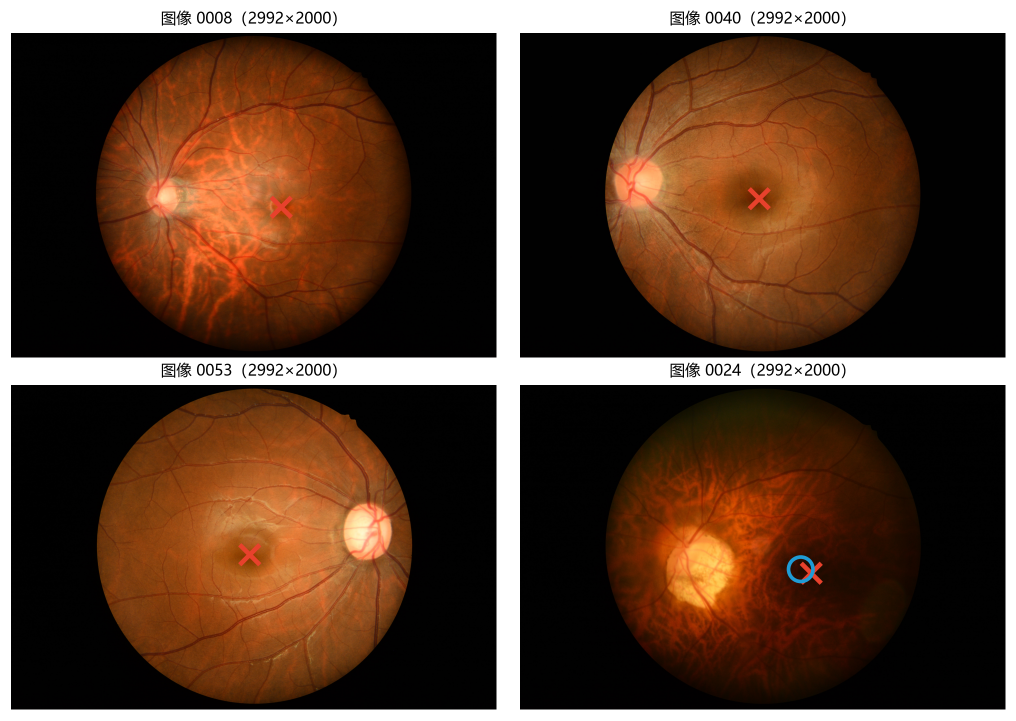
#> input picture report/figures/fig3-1_examples.png, 2032 x 1441 px, given in place of fig3-1_examples.png.jpg, which was not available (shown at 1/2 size)
$ python -i build_report_task3.py   (imports and definitions only)   (older library calls are emulated)
#> lines starting #> are read from the running program, lines starting #| are printed output that depends on the picture; after the words box and inside, x2 and y2 are one past the last pixel; in counts of white or black regions, pixels touching at a corner belong together
# -*- coding: utf-8 -*-
"""
生成《任务三：眼底黄斑中央凹定位》的实验报告（Word）。

所有数值均取自本次实验的真实产物：
  - Kaggle 训练日志（logs/v1_run.log、logs/v3_run.log）
  - 三次 OOF 逐图评测输出（results/、results2/、results3/）
  - Kaggle 排行榜提交记录（46 → 18 → 16 → 14）

未做任何虚构。图表由脚本现算现画，保证与正文数字一致。
"""

import os
import re

import matplotlib

# [1 line not run here, left out]
import matplotlib.pyplot as plt
import numpy as np
import pandas as pd
import cv2

from docx import Document
from docx.enum.table import WD_TABLE_ALIGNMENT
from docx.enum.text import WD_ALIGN_PARAGRAPH, WD_LINE_SPACING
from docx.oxml import OxmlElement
from docx.oxml.ns import qn
from docx.shared import Cm, Pt, RGBColor

HERE = os.path.dirname(os.path.dirname(os.path.abspath(__file__)))   # 仓库根目录
FIG = os.path.join(HERE, "report", "figures")
DATA = os.path.join(HERE, "raw", "detection")
OUT = os.path.join(HERE, "report", "任务三_眼底黄斑定位_实验报告_完整版.docx")
GITHUB_URL = "https://github.com/DaoTongx/fovea-localization"
# [1 line not run here, left out]

# =========================================================================== #
#  真实实验数据
# =========================================================================== #
BASE_RMSE = 146.6

VERSIONS = [
    ("v1", "整图直接回归 + MSE 热力图", "52.32", "46"),
    ("v2", "BCE + bias(−4) + warmup + 失败折重训", "—", "18"),
    ("v3", "512 输入 + 3 seed 热力图集成", "16.90", "16"),
    ("v4", "120 epoch + 增强放大", "19.77", "未提交"),
    ("v5", "v3 + 绿通道 CLAHE", "18.82", "未提交"),
    ("v6", "v3 + 640 输入（最终提交）", "23.00", "14"),
]

FOLD_RMSE = {
    "seed 42": ["9.5", "14.7", "20.5", "6.1", "24.8"],
    "seed 1234": ["8.3", "16.4", "23.0", "5.7", "24.8"],
    "seed 7": ["11.5", "17.1", "22.9", "5.6", "25.1"],
}

TRAIN_CFG = [
    ("主干网络", "ResNet18（ImageNet 预训练）", "小样本下迁移学习优于从头训练"),
    ("输入尺寸", "512×512（v3）/ 640×640（v6）", "letterbox 等比缩放 + 补黑边"),
    ("热力图分辨率", "输入尺寸 / 4", "格子步长 4 像素"),
    ("批大小", "8", "受显存与每折样本量约束"),
    ("优化器", "AdamW，权重衰减 1e-4", "解耦权重衰减"),
    ("学习率", "主干 1e-4，回归头 2e-4", "头部随机初始化，需要更大步长"),
    ("学习率调度", "5 epoch 线性 warmup + 余弦退火", "避免初期热力图饱和"),
    ("训练轮数", "80，早停 patience=30", "验证 RMSE 30 轮不降即停"),
    ("损失函数", "BCE-with-logits + 1.0×坐标 L1", "前者监督热力图，后者直接对齐指标"),
    ("数据增强", "翻转 / 旋转 ±12° / 缩放 0.85~1.15 / 平移 ±5% / 光度扰动", "几何变换与坐标同步"),
    ("集成", "5 折 × 3 seed = 15 个模型", "热力图层面平均"),
    ("推理增强", "水平翻转 TTA", "坐标按 S−1−x 还原"),
]


# =========================================================================== #
#  读日志 / 读 OOF
# =========================================================================== #
def parse_log(path):
    """解析训练日志，返回 {(mode, seed, fold): [(epoch, val_rmse), ...]}"""
#> called with path = 'logs/v1_run.log'
    segs, cur, mode = {}, None, "?"
    for ln in open(path, encoding="utf-8", errors="replace"):
        m = re.search(r"=====\s*mode\s*=\s*(\w+)", ln)
        if m:
            mode = m.group(1)
            continue
        m = re.search(r"(?:seed\s+(\d+)\s+)?fold\s+(\d+)\s+train=", ln)
        if m:
            cur = (mode, int(m.group(1) or 0), int(m.group(2)))
            segs[cur] = []
            continue
        m = re.search(r"ep\s+(\d+)/\d+\s+loss\s+([\d.]+)\s+val RMSE\s+([\d.]+)", ln)
        if m and cur is not None:
            segs[cur].append((int(m.group(1)), float(m.group(3))))
    return segs


# [1 line that did not run here, left out]
# [1 line that did not run here, left out]


def load_oof(name):
    """读取逐图评测明细；若本地有原始标注则用真实坐标，否则由 nx*w、ny*h 还原。"""
    p = os.path.join(HERE, name, "oof_detail.csv")
    d = pd.read_csv(p, dtype={"id": str})
    gt_path = os.path.join(DATA, "fovea_localization_train_GT.csv")
    if os.path.exists(gt_path):
        gt = pd.read_csv(gt_path, dtype={"data": str})
        gt["id"] = gt["data"].str.zfill(4)
        g = gt.set_index("id")
        d["w_px"] = g.loc[d.id, "Fovea_X"].values
        d["h_px"] = g.loc[d.id, "Fovea_Y"].values
    else:
        d["w_px"] = d.nx * d.w
        d["h_px"] = d.ny * d.h
    return d.sort_values("dist", ascending=False).reset_index(drop=True)


# [1 line that did not run here, left out]
# [1 line that did not run here, left out]
# [1 line that did not run here, left out]


def img_stats(i, size=512):
#> called with i = 'figures/fig3-1_examples.png', size = 512
    im = cv2.imread(os.path.join(DATA, "train", i + ".jpg"))
#> im is the input picture: shape (1441, 2032, 3); mean B, G, R 42.8, 59.7, 86.9
    h, w = im.shape[:2]
#> h = 1441; w = 2032
    s = size / max(h, w)
#> s = 0.252
    nw, nh = max(1, int(round(w * s))), max(1, int(round(h * s)))
#> nw = 512; nh = 363
    r = cv2.resize(im, (nw, nh), interpolation=cv2.INTER_AREA)
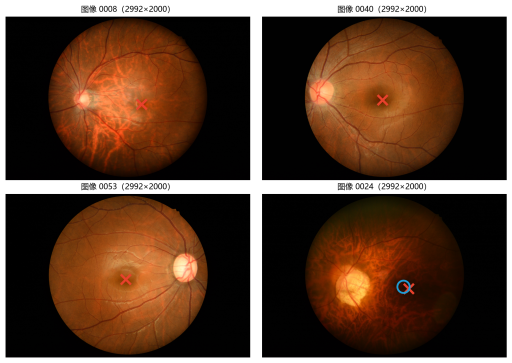
#> r: shape (363, 512, 3); mean B, G, R 42.8, 59.7, 86.9
    g = cv2.cvtColor(r, cv2.COLOR_BGR2GRAY).astype(np.float32)
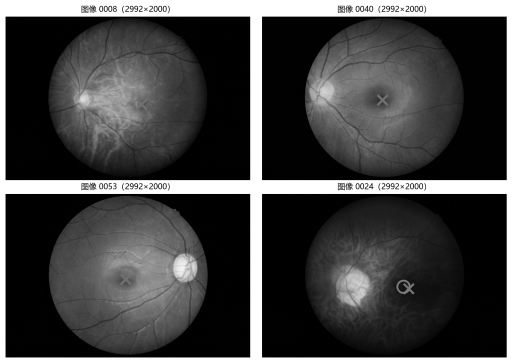
#> g: shape (363, 512) float32; min 0, max 255, mean 65.9
    m = g > 12
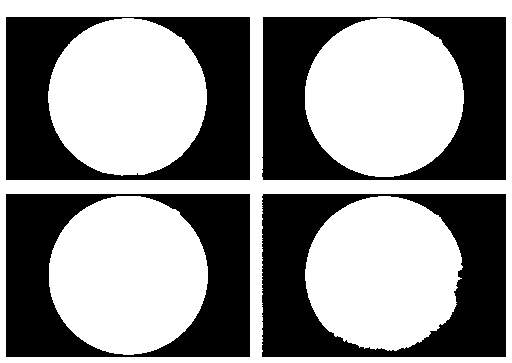
#> m: shape (363, 512) bool; 56.8% white; 4 black regions, box (x1, y1, x2, y2) and area: (262, 194, 506, 357) 20687, (6, 17, 250, 180) 20073, (6, 194, 250, 357) 19836, (262, 17, 506, 180) 19727
    lap = cv2.Laplacian(g, cv2.CV_32F)
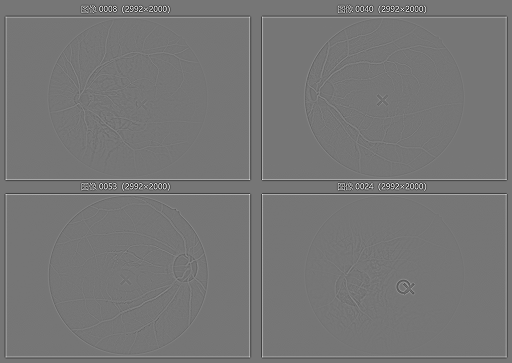
#> lap: shape (363, 512) float32; min -534, max 616, mean 0; drawn with min black and max white
    return float((g[m] / 255).mean()), float(lap[m].var()), (w, h)


# =========================================================================== #
#  绘图
# =========================================================================== #
# [323 lines left out: functions setup_font, fig_examples, fig_coords, fig_pipeline, fig_arch, fig_curves and 7 more, not called in this run]


def set_table_fixed_layout(table):
    layout = table._tbl.tblPr.get_or_add_tblLayout()
    layout.set(qn("w:type"), "fixed")


# [498 lines left out: functions set_table_borders, add_caption, add_table, build, not called in this run]


# [2 lines not run here, left out]

>>> result = img_stats('figures/fig3-1_examples.png')
#> result = (0.453, 2481.9, (2032, 1441))
